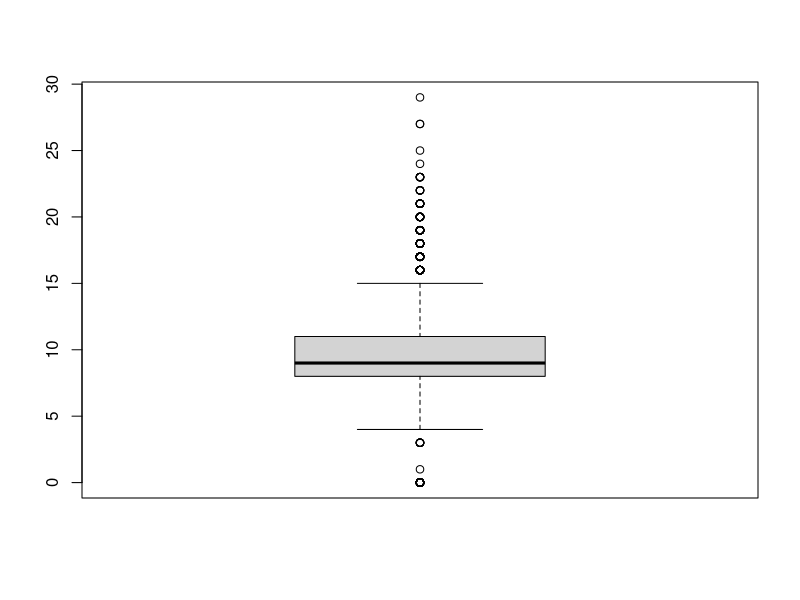
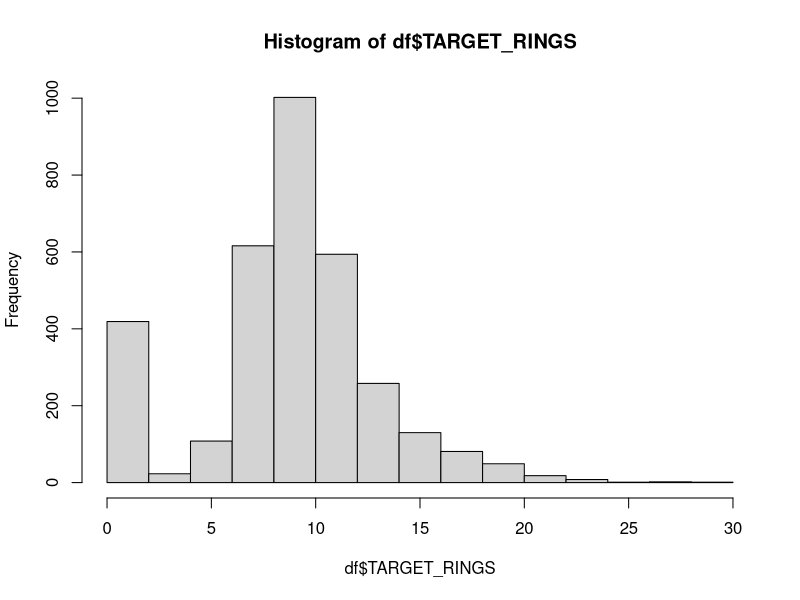
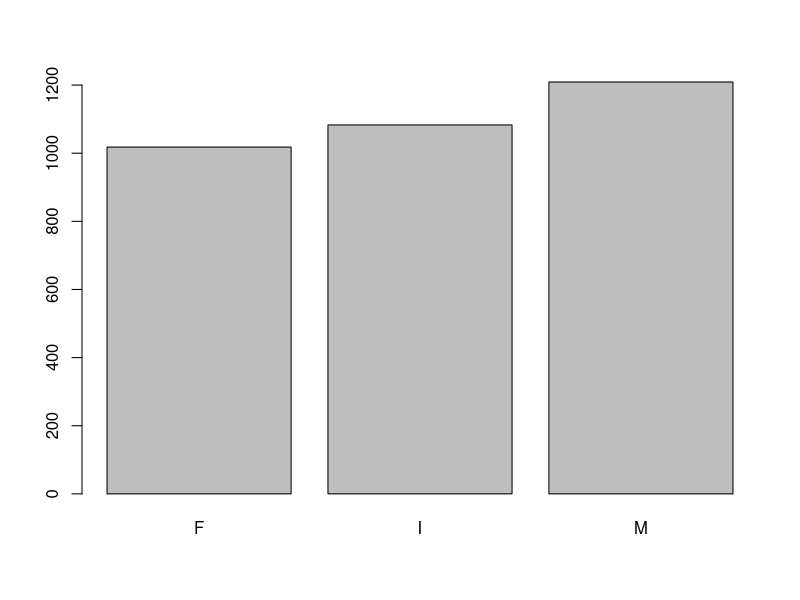
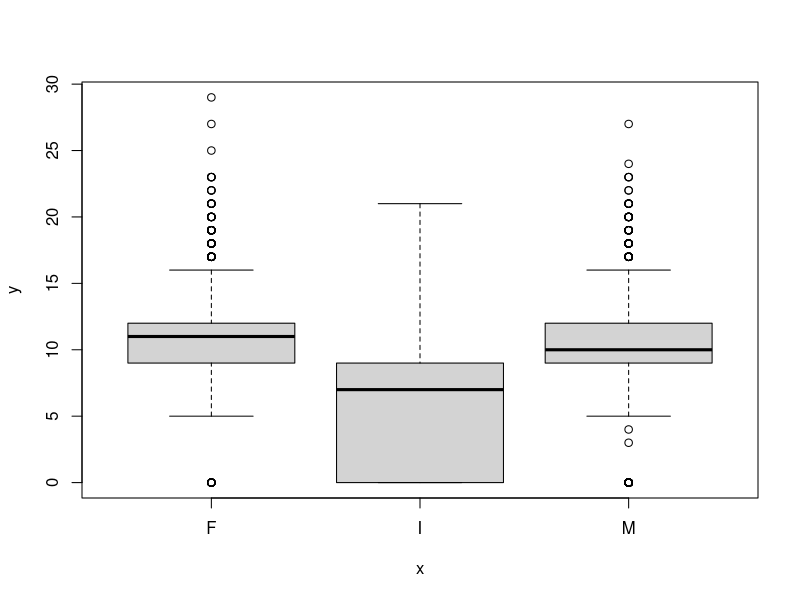
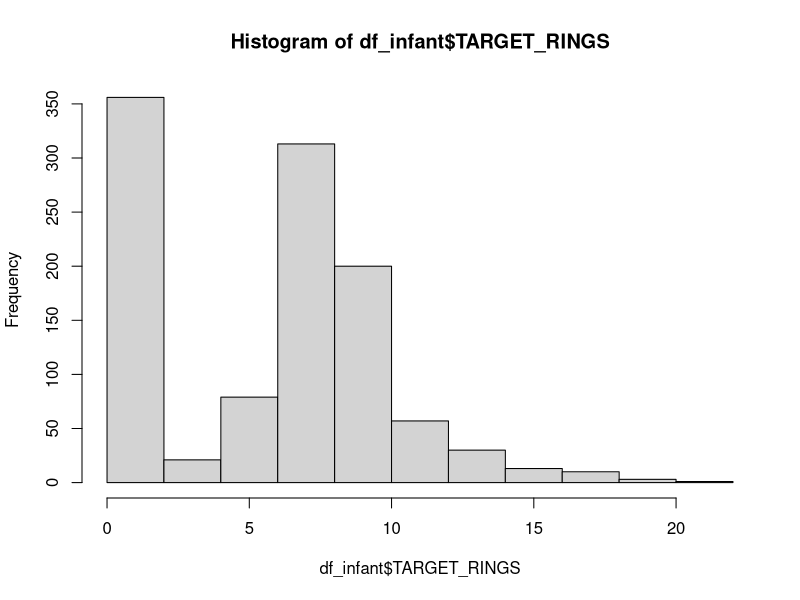
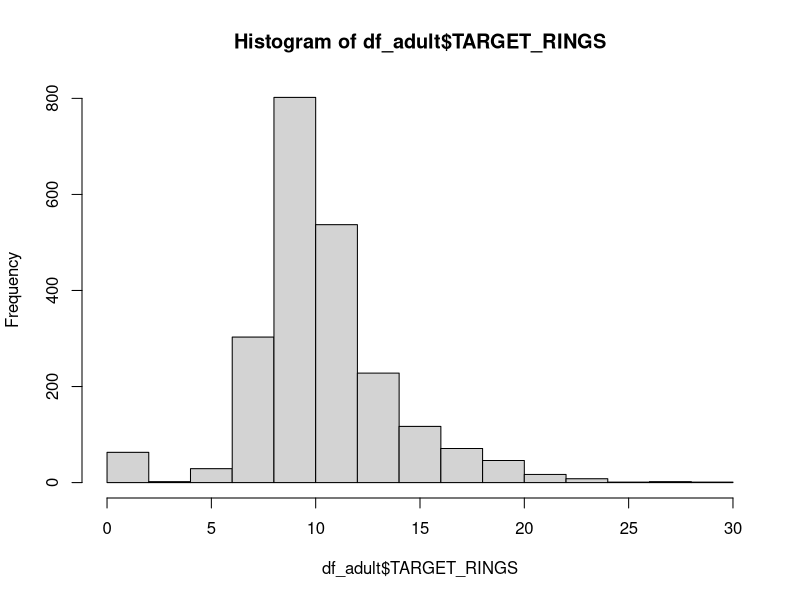

Source code (R) for these figures, in order:
# Tamara Williams extra credit, Abalone
# include required packages

library(ModelMetrics)


#####
# Set working directory
#####

setwd("~/NorthwesternU_MSPA/Classes/Generalized Linear Models - 411/Bonus Assignments/Abalone/")
df=read.csv("zip_abalone-1.csv",header=T, stringsAsFactors = TRUE)

summary(df)
# no missing data, so we are OK there

# handle the factor
df$Sex <- as.factor(df$Sex)

boxplot(df$TARGET_RINGS)
hist(df$TARGET_RINGS)
plot(df$Sex)
plot(df$Sex, df$TARGET_RINGS)
df_infant <- subset(df, df$Sex == "I")
df_adult <- subset(df, df$Sex != "I")

hist(df_infant$TARGET_RINGS)
hist(df_adult$TARGET_RINGS)

# # Logistic regression, is infant or not, drop target rings so can use with test data
df_tmp <- subset(df, select= -c(TARGET_RINGS))
lr_model <- glm(Sex ~ ., data = df_tmp, family = binomial())
summary(lr_model)
df$IsAdult <- predict(lr_model, type = "response")

# Linear regression model for Rings on Adults, since they
# don't look like a Possion distribution
lr_rings_A <- glm(TARGET_RINGS ~ ., data = df, family = gaussian())
summary(lr_rings_A)
df$AdultPrediction <- predict(lr_rings_A, type = "response")

# Possion regression for the infants
lr_rings_I <- glm(TARGET_RINGS ~ ., data = df, family = poisson())
summary(lr_rings_I)
df$InfantPrediction <- predict(lr_rings_I, type = "response")

 l_df <- dim(df)[1]
 for (i in 1:l_df){
   if (df$IsAdult[i] > .50){
     df$P_TARGET_RINGS[i] <- df$AdultPrediction[i]
   }else{ df$P_TARGET_RINGS[i]<- df$InfantPrediction[i]}
   i=i+1
 }


mse(df$TARGET_RINGS, df$P_TARGET_RINGS)

###################################################################
# Scoring 
###################################################################

df_test=read.csv("zip_abalone_test-1.csv",header=T, stringsAsFactors = TRUE)
df_test$Sex <- as.factor(df_test$Sex)

df_test$IsAdult <- predict(lr_model, newdata=df_test, type = "response")
df_test$AdultPrediction <- predict(lr_rings_A, newdata = df_test, type = "response")
df_test$InfantPrediction <- predict(lr_rings_I, newdata = df_test, type = "response")

l_df_test <- dim(df_test)[1]

for (i in 1:l_df_test){
  if (df_test$IsAdult[i] > .75){
    df_test$P_TARGET_RINGS[i] <- df_test$AdultPrediction[i]
  }else{ df_test$P_TARGET_RINGS[i]<- df_test$InfantPrediction[i]}
  i=i+1
}

#subset of data set for the deliverable "Scored data file"
tw_solution <- df_test[c("INDEX","P_TARGET_RINGS")]

#Write prediction File 
write.csv(tw_solution, "tamara_williams_abalone_scored.csv", row.names = FALSE)
